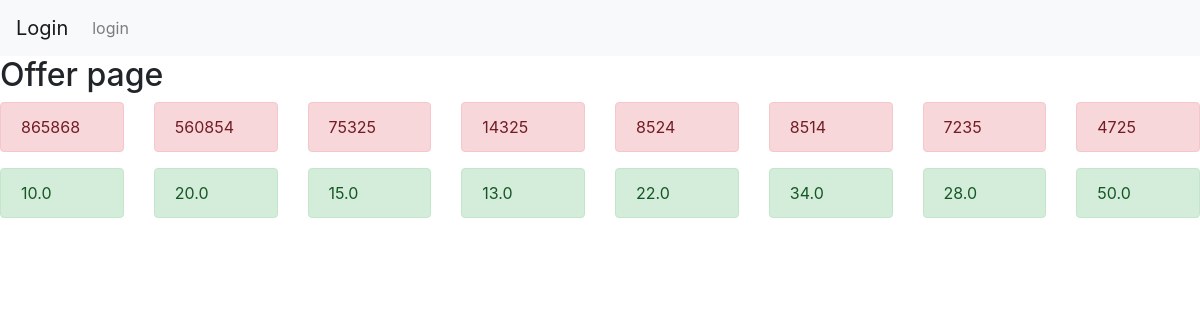
The app's page /index2/ with its own data.
### products/models.py (models this page shows)
class Offer(models.Model):
    code = models.CharField(max_length=100)
    discount =models.FloatField()

### products/views.py (the view)
# urls.py: path('index2/', views.new,name='index2'),
def new(request):
    offers = Offer.objects.all()
    return render(request,'index2.html', {'offers': offers})

### products/templates/index2.html
{% extends 'base.html' %}
{% block content %}
<h2>Offer page</h2>
<div class="row">
{% for offer in offers %}
<div class="col md-4">
<div class="alert alert-danger" role="alert">
    {{ offer.code }}
  </div>
        <div class="alert alert-success" role="alert">
            {{ offer.discount }}
        </div>
    </div>
    {% endfor %}
</div>
{% endblock %}

### products/templates/base.html (shortened to what this page needs)
<!doctype html>
<html lang="en">
<head>
  <link rel="stylesheet" href="https://maxcdn.bootstrapcdn.com/bootstrap/4.0.0/css/bootstrap.min.css"
>
</head>
<body>
  <nav class="navbar navbar-expand-lg navbar-light bg-light">
    <a class="navbar-brand" href="{% url 'home' %}">Login</a>
    <div class="collapse navbar-collapse" id="navbarNav">
      <ul class="navbar-nav">
        {% if user.is_authenticated %}
        <li class="nav-item active">
          <a class="nav-link" href="{% url 'index' %}">HOME </a>
        </li>
        <li class="nav-item">
          <a class="nav-link" href="{% url 'index2' %}">Offer</a>
        </li>
        <li class="nav-item">
          <a class="nav-link" href="{% url 'contact' %}">contact</a>
        </li>
        <li class="nav-item">
          <a class="nav-link" href="{% url 'logout' %}">logout</a>
        </li>
        {% else %}
        <li class="nav-item">
          <a class="nav-link" href=" ">login</a>
        </li>
        {% endif %}
      </ul>
    </div>
  </nav>
  {% block content %}
  {% endblock %}
</body>
</html>

### records on screen
Offer: code "865868", discount "10.0"
Offer: code "560854", discount "20.0"
Offer: code "75325", discount "15.0"
Offer: code "14325", discount "13.0"
Offer: code "8524", discount "22.0"
Offer: code "8514", discount "34.0"
Offer: code "7235", discount "28.0"
Offer: code "4725", discount "50.0"
